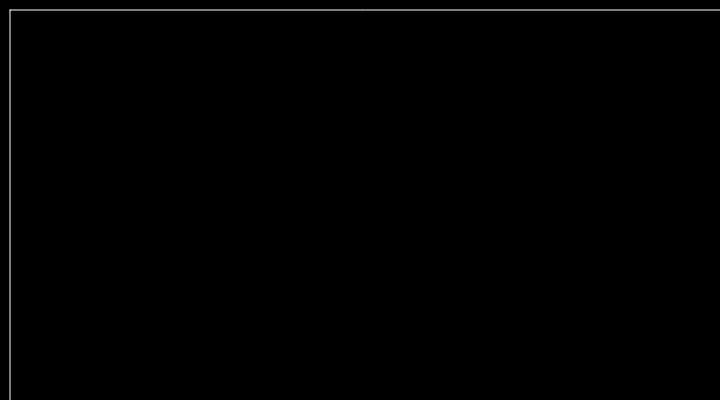
Frame 1 (no input)
Frame 60 (no input): identical to frame 1, image omitted
Frame 120 (the mouse pressed at the canvas centre since frame 60): identical to frame 1, image omitted

The p5.js sketch that drew this single still picture (run headless with seeded random() and noise() and a simulated clock; from frame 60 on, the mouse is pressed at the canvas centre):

// p5.js sketch
// ── sketch.js
let y = 100;
let x = 200

// The statements in the setup() function
// execute once when the program begins
function setup() {
  createCanvas(720, 400); // Size must be the first statement
  stroke(255); // Set line drawing color to white
  frameRate(80);
}
// The statements in draw() are executed until the
// program is stopped. Each statement is executed in
// sequence and after the last line is read, the first
// line is executed again.
function draw() {
  background(0); // Set the background to black
  y = y - 1;
  if (y < 0) {
    y = height/width;

    x = x + 20;
    if (x < 1) {
      x = width-2;
    }
  }

  line(10, 10, width+10, 10);
  line(10, 10, 10, height);

}

// ── index1.html
<!-- boilerplate p5 example -->
<!DOCTYPE html>

<html>

<head>
	<title> p5 sketch </title>
	<script src="https://cdnjs.cloudflare.com/ajax/libs/p5.js/0.8.0/p5.min.js"></script>
	<script src="https://cdnjs.cloudflare.com/ajax/libs/p5.js/0.8.0/addons/p5.dom.min.js"></script> 
	<link rel="stylesheet" type="text/css" href="style.css"> 
	<script src="sketch.js"></script>

</head>

<body>
	<h1> Week 5, Day 5 </h1>
	<div id="sketch-holder"></div>
</body>

<footer>
	<a href="../../index.html"> back to home </a>
</footer>



</html>
